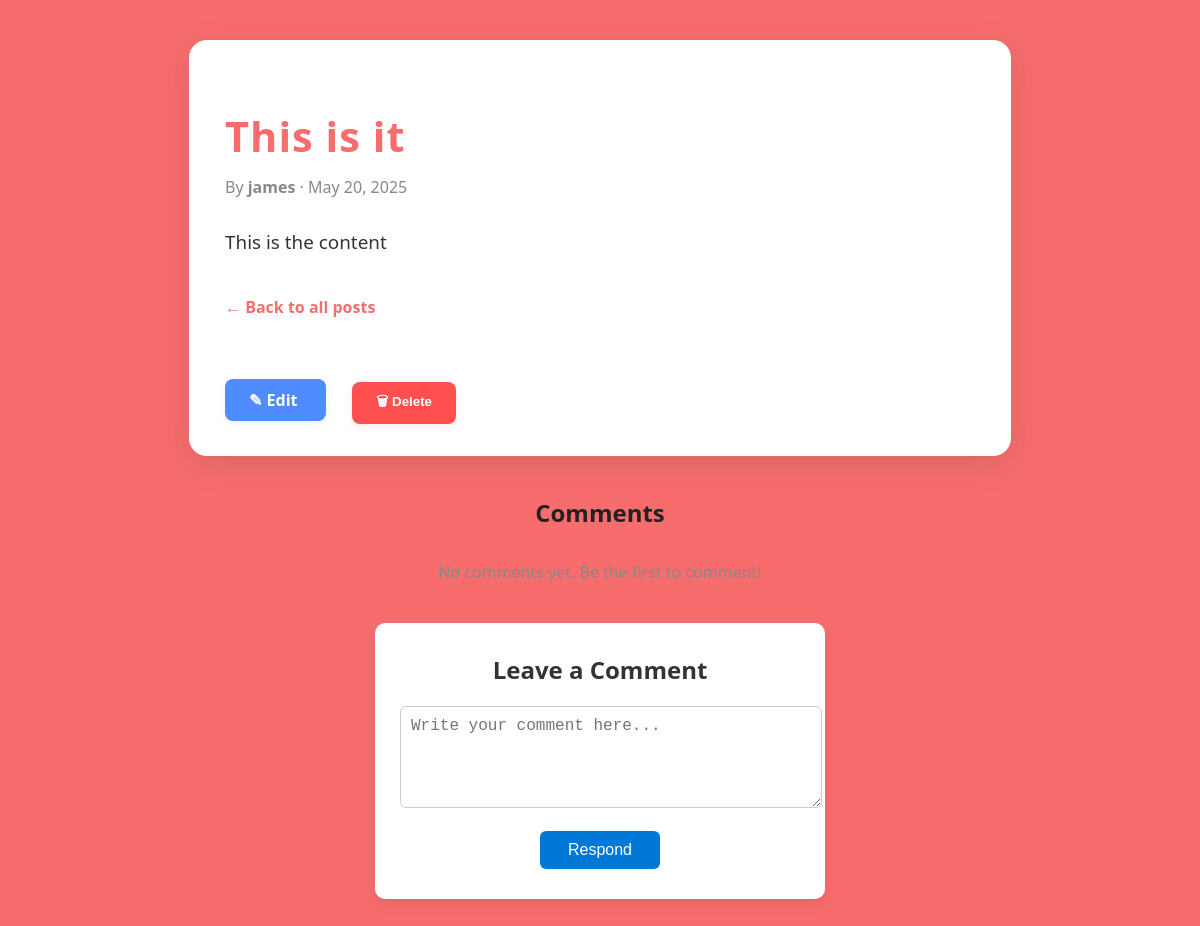
/post/1/, run on an earlier commit of the app's database.
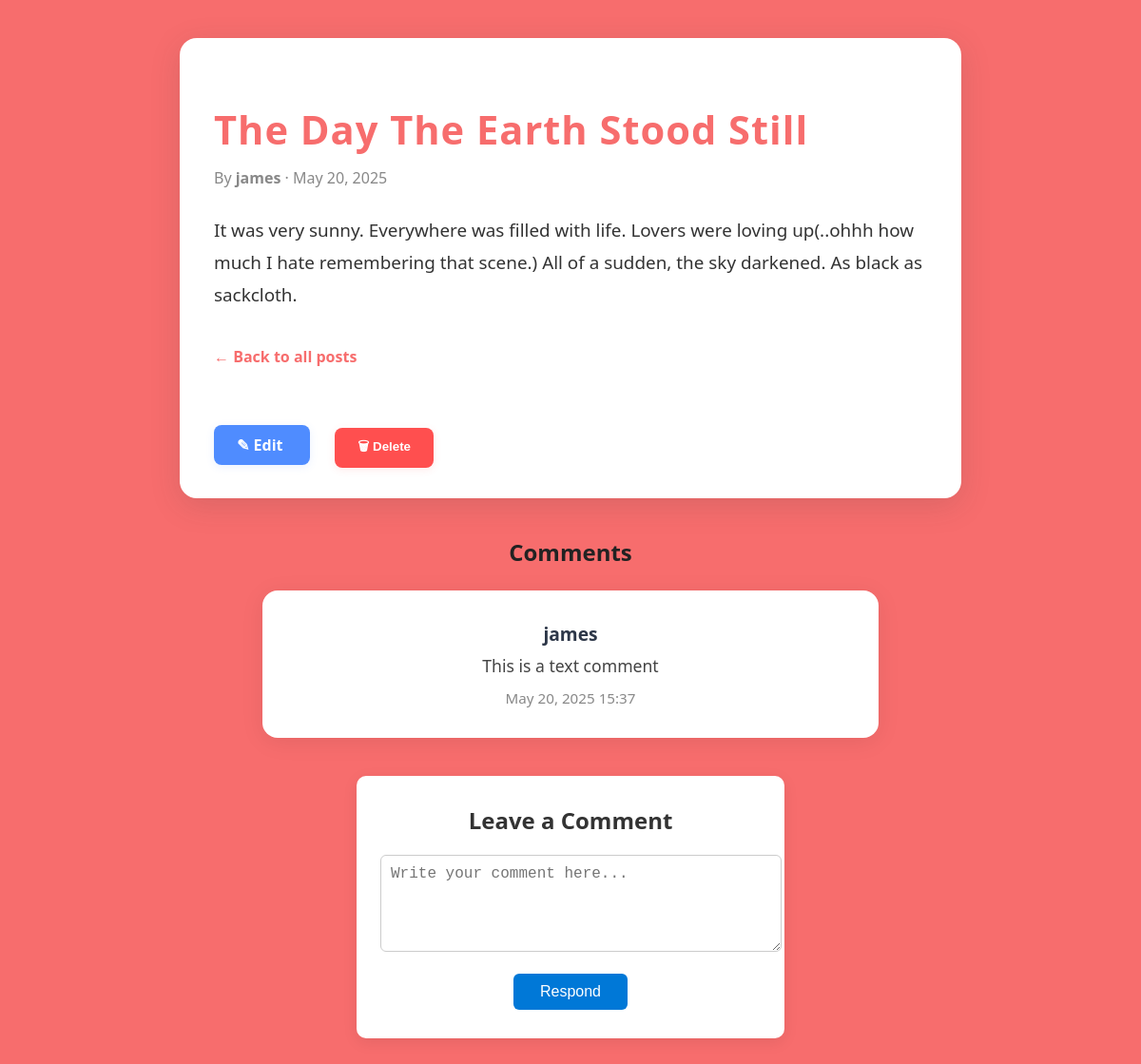
And on a later commit of the database.
### blog/models.py (models this page shows, shortened)
class Post(models.Model):
    title = models.CharField(max_length=200)
    content = models.TextField()
    author = models.ForeignKey(User, on_delete=models.CASCADE)
    created_at = models.DateTimeField(default=datetime.now, blank=True)

class Comment(models.Model):
    post = models.ForeignKey(Post, on_delete=models.CASCADE, related_name='comments')
    author = models.CharField(max_length=100)
    content = models.TextField()
    created_at = models.DateTimeField(default=datetime.now, blank=True)

### blog/views.py (the view, shortened to what this page needs)
# urls.py: path('post/<str:pk>/', views.post, name='post'),
def post(request, pk):
    post = Post.objects.get(id=pk)
    comments = post.comments.all()
    return render(request, 'post.html', {'post': post, 'comments': comments})

### templates/post.html (shortened to what this page needs)
{% load static %}
<!DOCTYPE html>
<html lang="en">
<head>
    <link rel="stylesheet" href="{% static 'details.css' %}">
    <link rel="stylesheet" href="{% static 'comment.css' %}">
</head>
<body>
    <div class="container">
        <h1 class="post-title">{{ post.title }}</h1>
        <div class="post-meta">
            By <strong>{{ post.author }}</strong> &middot; {{ post.created_at|date:"F d, Y" }}
        </div>
        <div class="post-content">
            {{ post.content|safe }}
        </div>
        <a href="{% url 'index' %}" class="back-link">&larr; Back to all posts</a>
            <a href="{% url 'edit_post' pk=post.pk %}" style="background: #4f8cff; color: #fff; padding: 10px 24px; border-radius: 8px; text-decoration: none; font-weight: 600; box-shadow: 0 2px 8px rgba(79,140,255,0.12); transition: background 0.2s;">
                &#9998; Edit
            </a>
            <form action="{% url 'delete_post' pk=post.pk %}" method="POST" style="display: inline;">
                <button type="submit" style="background: #ff4f4f; margin-left: 2em; color: #fff; padding: 10px 24px; border: none; border-radius: 8px; font-weight: 600; cursor: pointer; box-shadow: 0 2px 8px rgba(255,79,79,0.12); transition: background 0.2s;">
                    &#128465; Delete
                </button>
            </form>
        </div>
<div class="comments-section">
    <h2 style="text-align: center;" class="comments-title">Comments</h2>
    {% for comment in comments %}
    <div class="comment-card" style="max-width: 600px; margin: 24px auto; background: #fff; border-radius: 16px; box-shadow: 0 4px 24px rgba(0,0,0,0.08); padding: 32px 24px; text-align: center;">
        <div class="comment-author" style="font-weight: 700; font-size: 1.2em; color: #2d3748; margin-bottom: 8px;">
            {{ comment.author }}
        </div>
        <div class="comment-content" style="font-size: 1.1em; color: #444; margin-bottom: 12px;">
            {{ comment.content }}
        </div>
        <div class="comment-date" style="font-size: 0.95em; color: #888;">
            {{ comment.created_at|date:"F d, Y H:i" }}
        </div>
    </div>
    {% empty %}
    <p style="text-align:center; color:#888; margin: 32px 0;">No comments yet. Be the first to comment!</p>
    {% endfor %}
</div>
    <div class="comment-form-container">
        <h2>Leave a Comment</h2>
        <form class="comment-form" method="POST">
            <textarea name="content" placeholder="Write your comment here..."></textarea>
            <button type="submit">Respond</button>
        </form>
    </div>
</body>
</html>

What changed in the data, as far as the page shows it:
changed Post "james": title "This is it" → "The Day The Earth Stood Still"; content "This is the content" → "It was very sunny. Everywhere was filled with life. Lovers were loving up(..ohhh how much I hate remembering that scene.) All of a sudden, the sky darkened. As black as sackcloth."
added Comment: author "james", content "This is a text comment", created_at "May 20, 2025 15:37"
